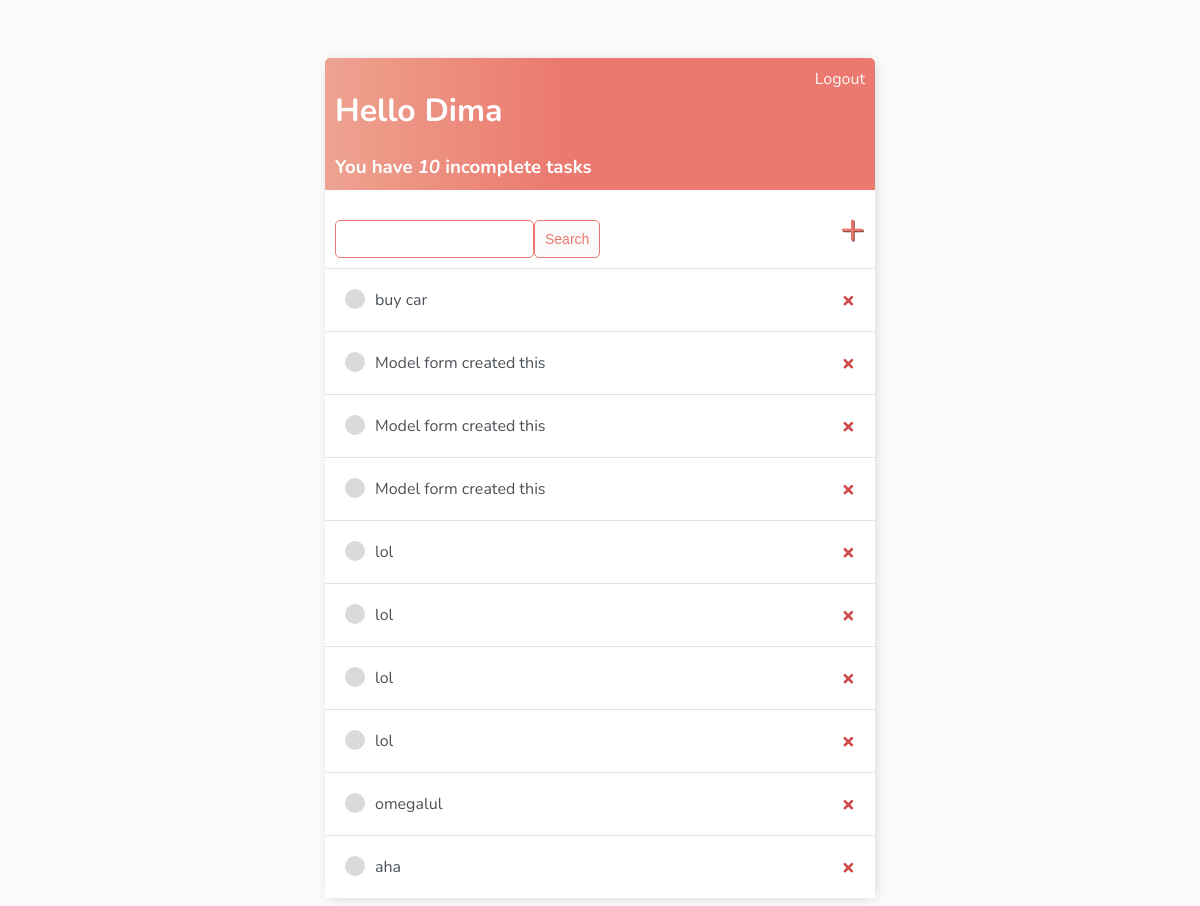
The app's page / (signed in), older data.
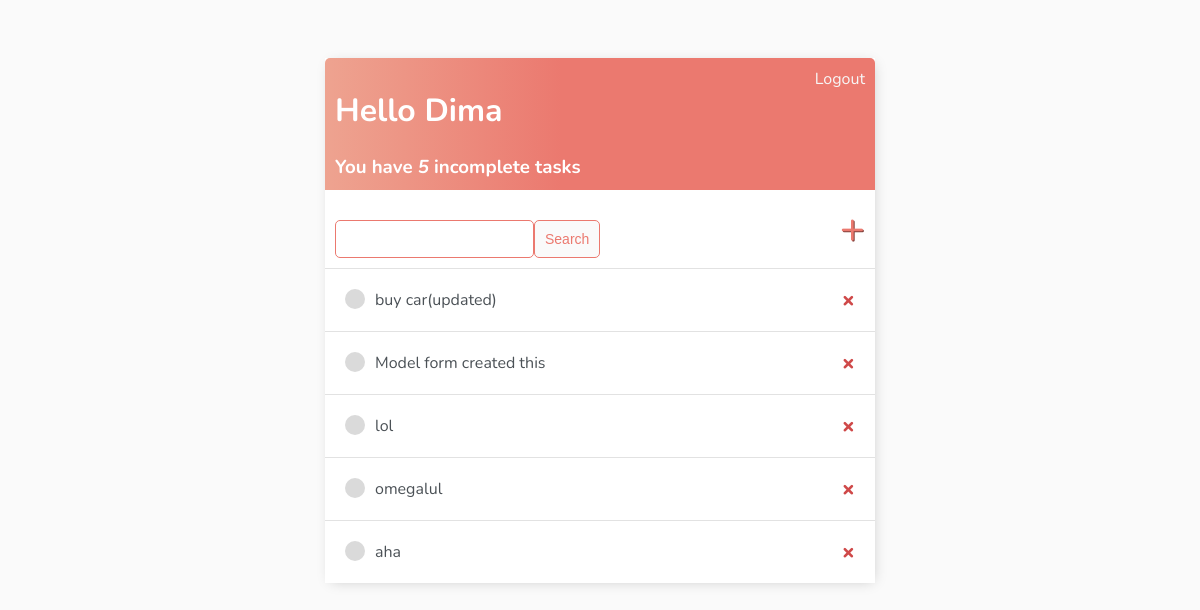
The same page, newer data.
### base/models.py (models this page shows)
class Task(models.Model):
    user = models.ForeignKey(
        User, on_delete=models.CASCADE, null=True, blank=True)
    title = models.CharField(max_length=200)
    description = models.TextField(null=True, blank=True)
    complete = models.BooleanField(default=False)
    created = models.DateTimeField(auto_now_add=True)
    def __str__(self):
        return self.title
    class Meta:
        ordering = ['complete']

### base/views.py (the view)
# urls.py: path('', TaskList.as_view(), name='tasks'),
class TaskList(LoginRequiredMixin, ListView):
    model = Task
    context_object_name = 'tasks'
    def get_context_data(self, **kwargs):
        context = super().get_context_data(**kwargs)
        context['tasks'] = context['tasks'].filter(user=self.request.user)
        context['count'] = context['tasks'].filter(complete=False).count()
        search_input = self.request.GET.get('search-area') or ''
        if search_input:
            context['tasks'] = context['tasks'].filter(
                title__startswith=search_input)
        context['search_input'] = search_input
        return context

### base/templates/base/task_list.html
{% extends 'base/main.html' %}
{% block content %}
<div class="header-bar">
    <div>
        <h1>Hello {{request.user|title}}</h1>
        <h3 style="margin:0">You have <i>{{count}}</i> incomplete task{{ count|pluralize:"s" }}</h3>
    </div>
    {% if request.user.is_authenticated %}
    <a href="{% url 'logout' %}">Logout</a>
    {% else %}
    <a href="{% url 'login'  %}">Login</a>
    {% endif %}
</div>
<div id="search-add-wrapper">
    <form method="GET" style="margin-top: 20px;display: flex;">
        <input type='text' name='search-area' value="{{search_input}}">
        <input class="button" type="submit" value="Search">
    </form>
    <a id="add-link" href="{% url 'task-create' %}">&#x2b;</a>
</div>
<div class="task-items-wrapper">
    {% for task in tasks %}
        <div class="task-wrapper">
            {% if task.complete %}
            <div class="task-title">
                <div class="task-complete-icon"></div>
                <i><s><a href ="{% url 'task-update' task.id %}">{{task}}</a></s></i>
            </div>
            <a class="delete-link" href="{% url 'task-delete' task.id %}">&#215;</a>
            {% else %}
            <div class="task-title">
                <div class="task-incomplete-icon"></div>
                <a href ="{% url 'task-update' task.id %}">{{task}}</a>
            </div>
            <a class="delete-link" href="{% url 'task-delete' task.id %}">&#215;</a>
            {% endif %}
        </div>
    {% empty %}
    <h3>No items in list</h3>
    {% endfor %}
</div>
{% endblock content %}

### base/templates/base/main.html (shortened to what this page needs)
<!DOCTYPE html>
<html>
    <head>
    </head>
    <body>
        <div class="container">
            {% block content %}
            {% endblock content %}
        </div>
    </body>
</html>

### base/templates/base/main.html (style rules this page uses)
body { background-color: #FAFAFA; font-family: 'Nunito', sans-serif; padding-top: 50px; }
h1, h2, h3, h4, h5, h6, { font-family: 'Raleway', sans-serif; }
a, p { color: #4b5156 }
.container { max-width: 550px; margin: auto; background-color: #fff; -webkit-box-shadow: 2px 2px 13px -4px rgba(0, 0, 0, 0.21); box-shadow: 2px 2px 13px -4px rgba(0, 0, 0, 0.21); }
.header-bar { display: flex; justify-content: space-between; color: #fff; padding: 10px; border-radius: 5px 5px 0 0; background: linear-gradient(90deg, #EEA390 0%, #EB796F 43%, #EB796F 100%); }
.header-bar a { color: rgb(247, 247, 247); text-decoration: none; }
.task-wrapper { display: flex; align-items: center; justify-content: space-between; padding: 20px; background-color: #fff; border-top: 1px solid rgb(226, 226, 226); }
.task-title { display: flex; }
.task-title a { text-decoration: none; color: #4b5156; margin-left: 10px; }
.task-incomplete-icon { height: 20px; width: 20px; background-color: rgb(218, 218, 218); border-radius: 50%; }
.delete-link { text-decoration: none; font-weight: 900; color: #cf4949; font-size: 22px; line-height: 0; }
#search-add-wrapper { display: flex; justify-content: space-between; align-items: center; padding: 10px; }
#add-link { color: #EB796F; text-decoration: none; font-size: 42px; text-shadow: 1px 1px #81413b; }
input[type=text], input[type=password], textarea { border: 1px solid #EB796F; border-radius: 5px; padding: 10px; width: 90%; }
.button { border: 1px solid #EB796F; background-color: #FAFAFA; color: #EB796F; padding: 10px; font-size: 14px; border-radius: 5px; cursor: pointer; text-decoration: none; }

Row changes from the older to the newer data that the page shows:
removed Task: title "Model form created this"
removed Task: title "Model form created this"
removed Task: title "lol"
removed Task: title "lol"
removed Task: title "lol"
changed Task: title "buy car" → "buy car(updated)"
Text that changed along with them:
{{ count }}: "10" → "5"
